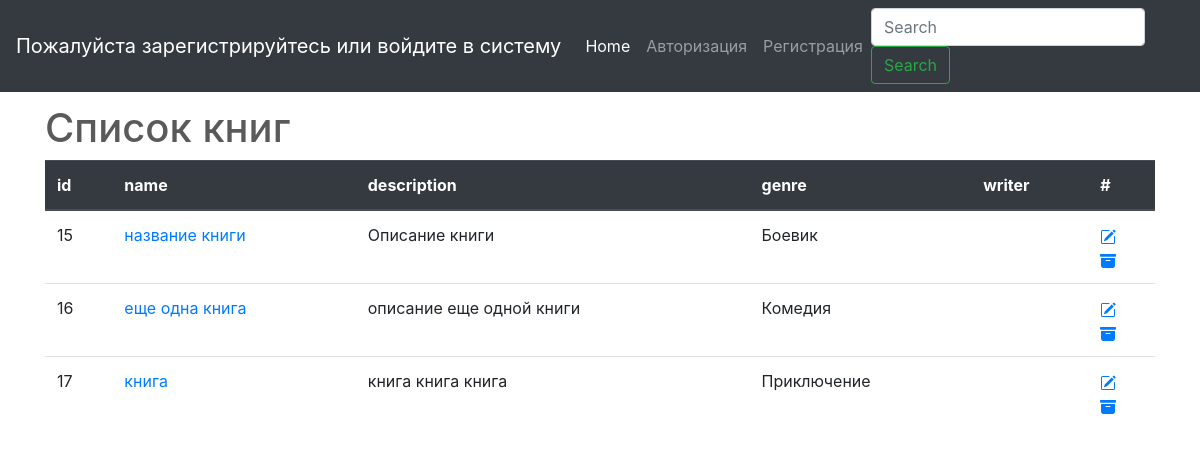
Page /listbook/ on the earlier database version.
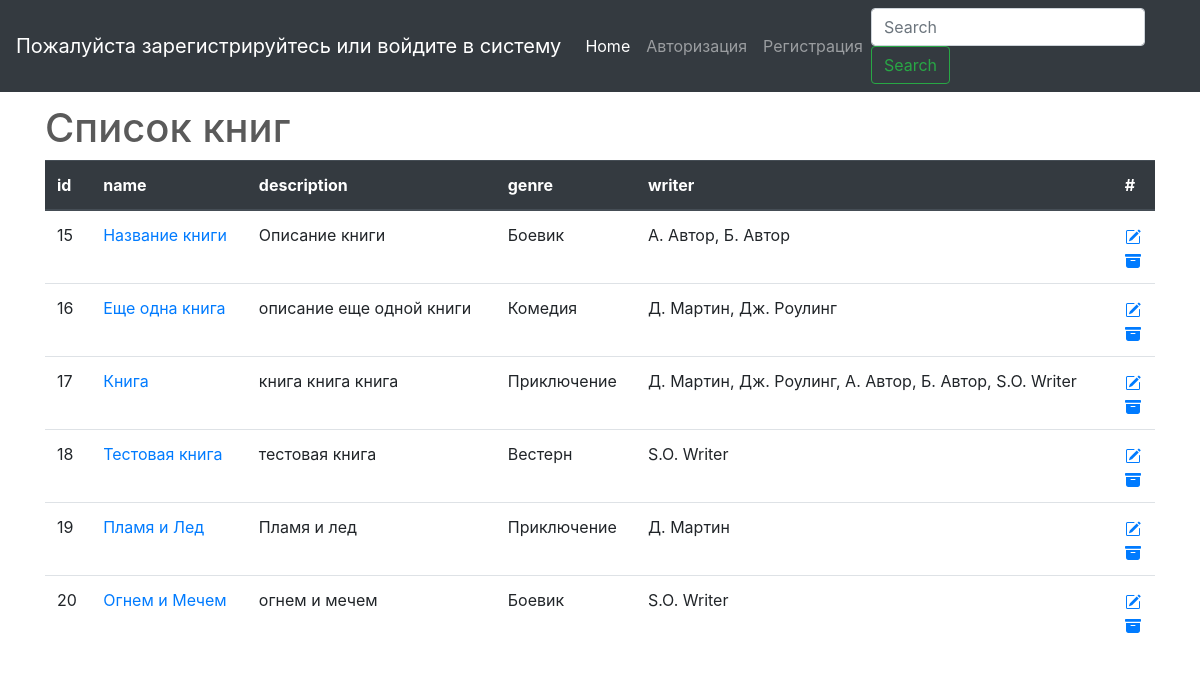
Same page on the later database version.
### testapp/models.py (models this page shows, shortened)
class Book(models.Model):
    name = models.CharField(
        verbose_name='Название Книги', max_length=200
        )
    description = models.TextField(
        verbose_name='Описание Книги', null=True, blank=True
        )
    genre = models.ForeignKey(
        Genre, on_delete=models.PROTECT, verbose_name='Жанр Книги',
        )
    writer = models.ManyToManyField(
        Writer)
    created = models.DateField(
        verbose_name='Создано', auto_now=False, auto_now_add=True
        )
    updated = models.DateField(
        verbose_name='Изменено', auto_now=True, auto_now_add=False
        )
    book_image = models.ImageField(
        verbose_name='Изображение книги', upload_to='profile', null=True, blank=True
        )

class Genre(models.Model):
    name = models.CharField(verbose_name='Название жанра', max_length=100)
    description = models.TextField(verbose_name='Описание жанра', null=True, blank=True)
    def __str__(self):
        return self.name

class Writer(models.Model):
    name = models.CharField(verbose_name='ФИО Автора', max_length=100)
    def __str__(self):
        return self.name

### testapp/views.py (the view)
# urls.py: path('listbook/', ListBook.as_view(), name='listbook'),
class ListBook(ListView):
    model = Book
    template_name = 'testapp/listbook.html'

### testapp/templates/testapp/listbook.html (shortened to what this page needs)
{% extends 'base.html' %}
{% load static %}
{% block body %}
<div class="container">
<h1>List Book</h1>
</div>
<div class="container">
 <h1>Список книг</h1>
    <table width="100%" class="table">
        <thead class="thead-dark">
        <tr>
            <th>id</th>
            <th>name</th>
            <th>description</th>
            <th>genre</th>
            <th>writer</th>
            <th>#</th>
        </tr>
        </thead>
        {%for obj in object_list%}
        <tr>
            <td>{{obj.pk}}</td>
            <td><a href="/{{obj.pk}}/detailbook/">{{obj.name}}</a></td>
            <td>{{obj.description}}</td>
            <td>{{obj.genre}}</td>
            <td>{{obj.writer.all|join:', '}}</td>
            <td><a href="/{{obj.pk}}/updatebook/">
            </a><br>
            <a href="/{{obj.pk}}/deletebook/">
            </a><br>
            </td>
        </tr>
        {% endfor %}
    </table>
</div>
{% endblock body %}

Differences in the rows shown:
changed Book "Описание книги": name "название книги" → "Название книги"; writer.all (not shown) → "А. Автор, Б. Автор"
changed Book "описание еще одной книги": name "еще одна книга" → "Еще одна книга"; writer.all (not shown) → "Д. Мартин, Дж. Роулинг"
changed Book "книга книга книга": name "книга" → "Книга"; writer.all (not shown) → "Д. Мартин, Дж. Роулинг, А. Автор, Б. Автор, S.O. Writer"
added Book: pk "18", name "Тестовая книга", description "тестовая книга", genre "Вестерн", writer.all "S.O. Writer"
added Book: pk "19", name "Пламя и Лед", description "Пламя и лед", genre "Приключение", writer.all "Д. Мартин"
added Book: pk "20", name "Огнем и Мечем", description "огнем и мечем", genre "Боевик", writer.all "S.O. Writer"
